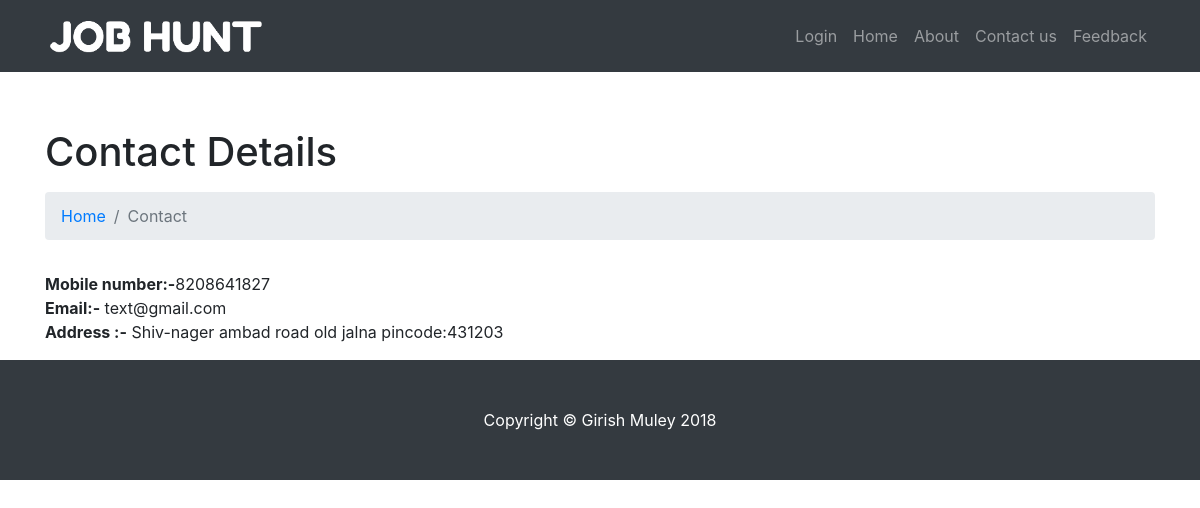
The page /contact-us.php on the database its author committed.
### tables this page shows
CREATE TABLE `tblpages` (
  `id` int(11) NOT NULL,
  `PagesName` varchar(255) NOT NULL,
  `PageTitle` mediumtext NOT NULL,
  `Description` longtext NOT NULL,
  `PostingDate` timestamp NOT NULL DEFAULT current_timestamp(),
  `UpdateDate` timestamp NOT NULL DEFAULT '0000-00-00 00:00:00' ON UPDATE current_timestamp()
);

### contact-us.php (the view, shortened to what this page needs)
<?php
   include('includes/config.php');
   ?>
<!DOCTYPE html>
<html lang="en">
   <head>
      <link href="vendor/bootstrap/css/bootstrap.min.css" rel="stylesheet">
      <link href="css/modern-business.css" rel="stylesheet">
   </head>
   <body>
      <?php include('includes/header.php');?>
      <div class="container" style="margin-top: 6%">
         <?php
            $pagetype='contactus';
            $query=mysqli_query($con,"select PageTitle,Description from tblpages where PagesName='$pagetype'");
            while($row=mysqli_fetch_array($query))
            {
            ?>
         <h1 class="mt-4 mb-3"><?php echo htmlentities($row['PageTitle'])?>
         </h1>
         <ol class="breadcrumb">
            <li class="breadcrumb-item">
               <a href="index.php">Home</a>
            </li>
            <li class="breadcrumb-item active">Contact</li>
         </ol>
         <div class="row">
            <div class="col-lg-12">
               <p><?php echo $row['Description'];?></p>
            </div>
         </div>
         <?php } ?>
      </div>
      <?php include('includes/footer.php');?>
   </body>
</html>

### css/modern-business.css (style rules this page uses)
body { padding-top: 54px; }
@media (min-width: 992px) { body { padding-top: 56px; } }

### rows shown on the page
tblpages: PageTitle "Contact Details", Description "Mobile number:- 8208641827 Email:- text@gmail.com Address :- Shiv-nager ambad road old jalna pincode:431203"
